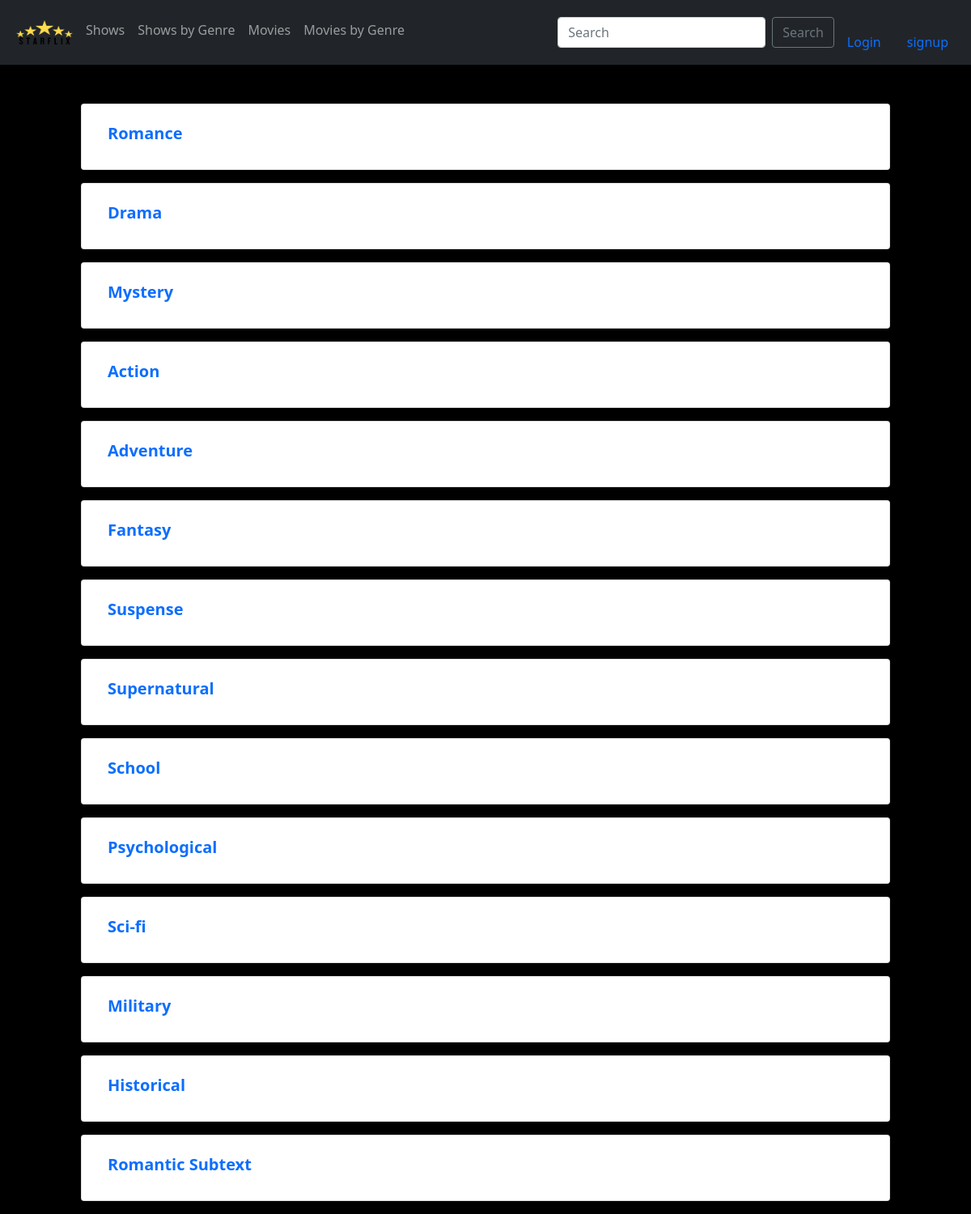
The app's page /shows/showgenrelist/ with its own data.
### shows/models.py (models this page shows, shortened)
class Category(models.Model):
    id = models.AutoField(primary_key= True)
    Genre = models.CharField('Genres', max_length=120)

### shows/views.py (the view)
# urls.py: path('showgenrelist/', views.genrelist, name='showgenrelist'),
def genrelist(request):
    Category_list = Category.objects.all()
    return render(request , 'showgenrelist.html',
    {'Category_list' : Category_list})

### usersystem/templates/showgenrelist.html (shortened to what this page needs)
<!doctype html>
<html lang="en">
<head>
    <link href="https://cdn.jsdelivr.net/npm/bootstrap@5.0.2/dist/css/bootstrap.min.css" rel="stylesheet">
</head>
{% include 'navbar.html' %}
<body style="background-color:Black;">
<br></br>
<center>
{% for Category in Category_list %}
    <div class="card  mb-3" style="max-width: 1000px;">
        <div class="row">
            <div class="col-md-8">
                <div class="card-body">
                    <div style="text-align: left;">
                       <a class="nav-link" href="{% url 'showgenreresults' Category.id %}">
                            <h5 class="card-title">
                                <b>{{ Category.Genre }}</b>
                            </h5>
                        </a>
                    </div>
                </div>
            </div>
        </div>
    </div>
{% endfor %}
</center>
</body>
</html>

### records on screen
Category: Genre "Romance"
Category: Genre "Drama"
Category: Genre "Mystery"
Category: Genre "Action"
Category: Genre "Adventure"
Category: Genre "Fantasy"
Category: Genre "Suspense"
Category: Genre "Supernatural"
Category: Genre "School"
Category: Genre "Psychological"
Category: Genre "Sci-fi"
Category: Genre "Military"
Category: Genre "Historical"
Category: Genre "Romantic Subtext"
